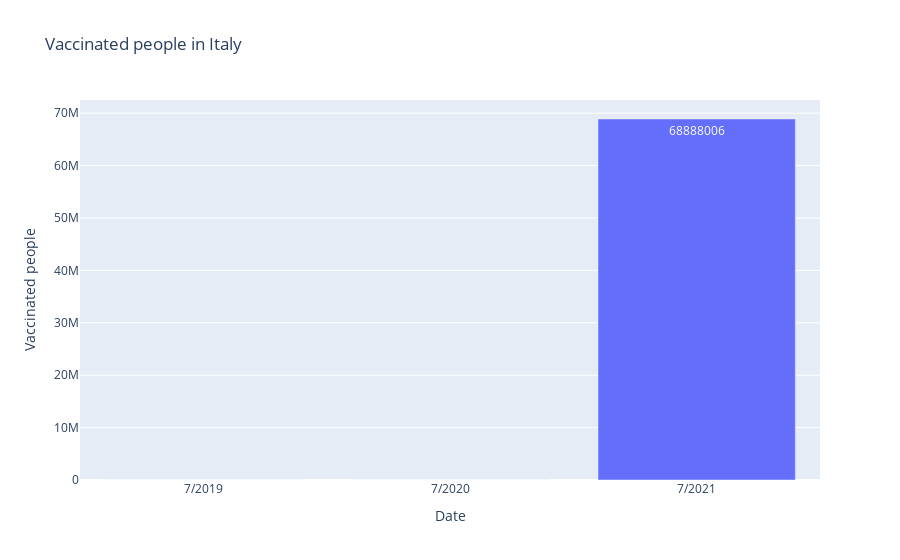

The cell this chart's notebook holds for it:
### Markdown cell above
# But why if there were more cases in 2021 than in 2020, the flight industry recovered partially?

### Code cell
# Import vaccination data

datavaccines = pd.read_csv('italy_vaccination.csv')
datavaccines.head()

# Select relevant period 07/2020
vaccination2020 = datavaccines.loc[152:182]
vaccination2020.head()

vaccinations2020 = vaccination2020['new_vaccinations_smoothed_per_million'].sum()
print(vaccinations2020)
print(f'No vaccination during July 2020')

# Select relevant period 07/2021
vaccination2021 = datavaccines.loc[517:547]
# vaccination2021.head()

# Population Italy 2021
Population_italy_2021 = 60370000


# Cummulative data, so the last cell is the relevant one
totalvaccinatedpeople072021 = datavaccines['total_vaccinations'].loc[547]

# print(totalvaccinatedpeople072021)

print(f'While during July 2020 there was no people vaccinated, in July 2021 this number changed to \
{totalvaccinatedpeople072021} people')

# Create dataframe with new data

vaccines = [0, 0, totalvaccinatedpeople072021]
datavaccinesplot = [[date[0], vaccines[0]], [date[1], vaccines[1]], [date[2], vaccines[2]]]

df3 = pd.DataFrame(datavaccinesplot, columns=['Date', 'Vaccinated people'])
df3.head()

# Plot data

fig = px.bar(df3, x='Date', y='Vaccinated people', 
             title='Vaccinated people in Italy')

fig.update_traces(text=df3['Vaccinated people'])
fig.show()

### Figure 1 — Plotly figure (JSON) as saved in the notebook; plotly's stock layout.template omitted (floating-point values rounded to 4 significant figures)
{"data": [{"alignmentgroup": "True", "hovertemplate": "Date=%{x}<br>Vaccinated people=%{y}<extra></extra>", "legendgroup": "", "marker": {"color": "#636efa", "pattern": {"shape": ""}}, "name": "", "offsetgroup": "", "orientation": "v", "showlegend": false, "text": [0, 0, 68888006], "textposition": "auto", "type": "bar", "x": ["7/2019", "7/2020", "7/2021"], "xaxis": "x", "y": [0, 0, 68888006], "yaxis": "y"}], "layout": {"barmode": "relative", "legend": {"tracegroupgap": 0}, "title": {"text": "Vaccinated people in Italy"}, "xaxis": {"anchor": "y", "domain": [0, 1], "title": {"text": "Date"}}, "yaxis": {"anchor": "x", "domain": [0, 1], "title": {"text": "Vaccinated people"}}}}
